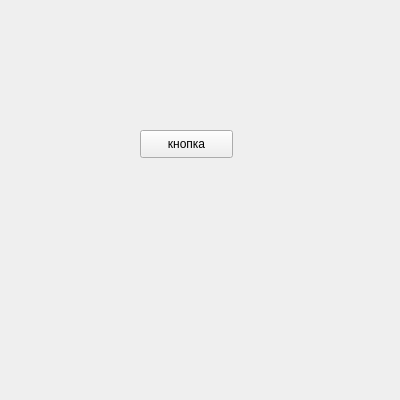
<?xml version="1.0" encoding="UTF-8"?>
<ui version="4.0">
 <class>Form</class>
 <widget class="QWidget" name="Form">
  <property name="geometry">
   <rect>
    <x>0</x>
    <y>0</y>
    <width>400</width>
    <height>400</height>
   </rect>
  </property>
  <property name="minimumSize">
   <size>
    <width>400</width>
    <height>400</height>
   </size>
  </property>
  <property name="windowTitle">
   <string>Form</string>
  </property>
  <widget class="QPushButton" name="pushButton">
   <property name="geometry">
    <rect>
     <x>140</x>
     <y>130</y>
     <width>93</width>
     <height>28</height>
    </rect>
   </property>
   <property name="text">
    <string>кнопка</string>
   </property>
  </widget>
 </widget>
 <resources/>
 <connections/>
</ui>
